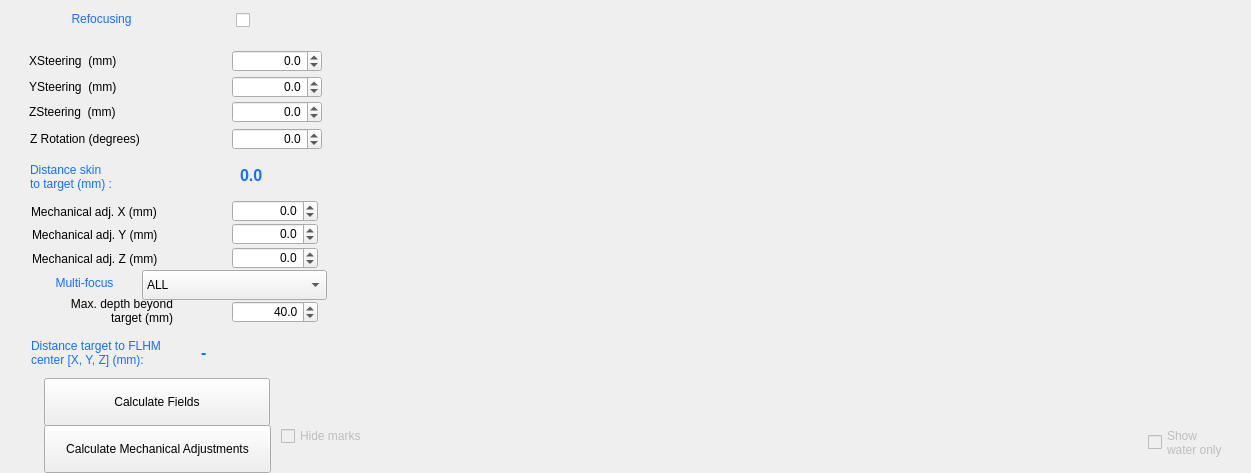
<?xml version="1.0" encoding="UTF-8"?>
<ui version="4.0">
 <class>Widget</class>
 <widget class="QWidget" name="Widget">
  <property name="geometry">
   <rect>
    <x>0</x>
    <y>0</y>
    <width>1251</width>
    <height>473</height>
   </rect>
  </property>
  <property name="windowTitle">
   <string>Widget</string>
  </property>
  <property name="styleSheet">
   <string notr="true"/>
  </property>
  <widget class="QLabel" name="label_20">
   <property name="geometry">
    <rect>
     <x>31</x>
     <y>202</y>
     <width>143</width>
     <height>20</height>
    </rect>
   </property>
   <property name="text">
    <string>Mechanical adj. X (mm)</string>
   </property>
  </widget>
  <widget class="QDoubleSpinBox" name="ZSteeringSpinBox">
   <property name="geometry">
    <rect>
     <x>232</x>
     <y>101</y>
     <width>90</width>
     <height>22</height>
    </rect>
   </property>
   <property name="alignment">
    <set>Qt::AlignmentFlag::AlignRight|Qt::AlignmentFlag::AlignTrailing|Qt::AlignmentFlag::AlignVCenter</set>
   </property>
   <property name="decimals">
    <number>1</number>
   </property>
   <property name="minimum">
    <double>-5.000000000000000</double>
   </property>
   <property name="maximum">
    <double>5.000000000000000</double>
   </property>
   <property name="singleStep">
    <double>0.100000000000000</double>
   </property>
   <property name="value">
    <double>0.000000000000000</double>
   </property>
  </widget>
  <widget class="QLabel" name="label_19">
   <property name="geometry">
    <rect>
     <x>29</x>
     <y>102</y>
     <width>143</width>
     <height>20</height>
    </rect>
   </property>
   <property name="text">
    <string>ZSteering  (mm)</string>
   </property>
  </widget>
  <widget class="QLabel" name="DistanceSkinLabel">
   <property name="geometry">
    <rect>
     <x>240</x>
     <y>160</y>
     <width>76</width>
     <height>31</height>
    </rect>
   </property>
   <property name="font">
    <font>
     <pointsize>12</pointsize>
     <bold>true</bold>
    </font>
   </property>
   <property name="styleSheet">
    <string notr="true">color:rgb(22, 110, 255)</string>
   </property>
   <property name="text">
    <string>0.0</string>
   </property>
   <property name="textInteractionFlags">
    <set>Qt::TextInteractionFlag::LinksAccessibleByMouse|Qt::TextInteractionFlag::TextSelectableByMouse</set>
   </property>
  </widget>
  <widget class="QLabel" name="label_21">
   <property name="geometry">
    <rect>
     <x>30</x>
     <y>161</y>
     <width>150</width>
     <height>31</height>
    </rect>
   </property>
   <property name="styleSheet">
    <string notr="true">color:rgb(22, 110, 255)</string>
   </property>
   <property name="text">
    <string>Distance skin
to target (mm) :</string>
   </property>
   <property name="indent">
    <number>0</number>
   </property>
  </widget>
  <widget class="QDoubleSpinBox" name="XMechanicSpinBox">
   <property name="geometry">
    <rect>
     <x>232</x>
     <y>200</y>
     <width>86</width>
     <height>22</height>
    </rect>
   </property>
   <property name="alignment">
    <set>Qt::AlignmentFlag::AlignRight|Qt::AlignmentFlag::AlignTrailing|Qt::AlignmentFlag::AlignVCenter</set>
   </property>
   <property name="decimals">
    <number>1</number>
   </property>
   <property name="minimum">
    <double>-10.000000000000000</double>
   </property>
   <property name="maximum">
    <double>10.000000000000000</double>
   </property>
   <property name="singleStep">
    <double>0.100000000000000</double>
   </property>
   <property name="value">
    <double>0.000000000000000</double>
   </property>
  </widget>
  <widget class="QLabel" name="label_23">
   <property name="geometry">
    <rect>
     <x>32</x>
     <y>225</y>
     <width>143</width>
     <height>20</height>
    </rect>
   </property>
   <property name="text">
    <string>Mechanical adj. Y (mm)</string>
   </property>
  </widget>
  <widget class="QDoubleSpinBox" name="YMechanicSpinBox">
   <property name="geometry">
    <rect>
     <x>232</x>
     <y>223</y>
     <width>86</width>
     <height>22</height>
    </rect>
   </property>
   <property name="alignment">
    <set>Qt::AlignmentFlag::AlignRight|Qt::AlignmentFlag::AlignTrailing|Qt::AlignmentFlag::AlignVCenter</set>
   </property>
   <property name="decimals">
    <number>1</number>
   </property>
   <property name="minimum">
    <double>-10.000000000000000</double>
   </property>
   <property name="maximum">
    <double>10.000000000000000</double>
   </property>
   <property name="singleStep">
    <double>0.100000000000000</double>
   </property>
   <property name="value">
    <double>0.000000000000000</double>
   </property>
  </widget>
  <widget class="QWidget" name="AcField_plot1" native="true">
   <property name="geometry">
    <rect>
     <x>343</x>
     <y>30</y>
     <width>868</width>
     <height>381</height>
    </rect>
   </property>
  </widget>
  <widget class="QLabel" name="ZMechaniclabel">
   <property name="geometry">
    <rect>
     <x>32</x>
     <y>249</y>
     <width>143</width>
     <height>20</height>
    </rect>
   </property>
   <property name="text">
    <string>Mechanical adj. Z (mm)</string>
   </property>
  </widget>
  <widget class="QDoubleSpinBox" name="ZMechanicSpinBox">
   <property name="geometry">
    <rect>
     <x>232</x>
     <y>247</y>
     <width>86</width>
     <height>22</height>
    </rect>
   </property>
   <property name="alignment">
    <set>Qt::AlignmentFlag::AlignRight|Qt::AlignmentFlag::AlignTrailing|Qt::AlignmentFlag::AlignVCenter</set>
   </property>
   <property name="decimals">
    <number>1</number>
   </property>
   <property name="minimum">
    <double>-90.000000000000000</double>
   </property>
   <property name="maximum">
    <double>90.000000000000000</double>
   </property>
   <property name="singleStep">
    <double>0.100000000000000</double>
   </property>
   <property name="value">
    <double>0.000000000000000</double>
   </property>
  </widget>
  <widget class="QCheckBox" name="RefocusingcheckBox">
   <property name="geometry">
    <rect>
     <x>223</x>
     <y>10</y>
     <width>27</width>
     <height>20</height>
    </rect>
   </property>
   <property name="font">
    <font>
     <pointsize>18</pointsize>
    </font>
   </property>
   <property name="layoutDirection">
    <enum>Qt::LayoutDirection::RightToLeft</enum>
   </property>
   <property name="text">
    <string/>
   </property>
  </widget>
  <widget class="QLabel" name="label_22">
   <property name="geometry">
    <rect>
     <x>30</x>
     <y>9</y>
     <width>143</width>
     <height>20</height>
    </rect>
   </property>
   <property name="styleSheet">
    <string notr="true">color:rgb(22, 110, 255)</string>
   </property>
   <property name="text">
    <string>Refocusing</string>
   </property>
   <property name="alignment">
    <set>Qt::AlignmentFlag::AlignCenter</set>
   </property>
  </widget>
  <widget class="QLabel" name="label_26">
   <property name="geometry">
    <rect>
     <x>30</x>
     <y>129</y>
     <width>143</width>
     <height>20</height>
    </rect>
   </property>
   <property name="text">
    <string>Z Rotation (degrees)</string>
   </property>
  </widget>
  <widget class="QDoubleSpinBox" name="ZRotationSpinBox">
   <property name="geometry">
    <rect>
     <x>232</x>
     <y>128</y>
     <width>90</width>
     <height>22</height>
    </rect>
   </property>
   <property name="alignment">
    <set>Qt::AlignmentFlag::AlignRight|Qt::AlignmentFlag::AlignTrailing|Qt::AlignmentFlag::AlignVCenter</set>
   </property>
   <property name="decimals">
    <number>1</number>
   </property>
   <property name="minimum">
    <double>-180.000000000000000</double>
   </property>
   <property name="maximum">
    <double>180.000000000000000</double>
   </property>
   <property name="singleStep">
    <double>5.000000000000000</double>
   </property>
   <property name="value">
    <double>0.000000000000000</double>
   </property>
  </widget>
  <widget class="QLabel" name="label_27">
   <property name="geometry">
    <rect>
     <x>20</x>
     <y>296</y>
     <width>153</width>
     <height>30</height>
    </rect>
   </property>
   <property name="text">
    <string>Max. depth beyond
target (mm)</string>
   </property>
   <property name="alignment">
    <set>Qt::AlignmentFlag::AlignRight|Qt::AlignmentFlag::AlignTrailing|Qt::AlignmentFlag::AlignVCenter</set>
   </property>
  </widget>
  <widget class="QDoubleSpinBox" name="MaxDepthSpinBox">
   <property name="geometry">
    <rect>
     <x>232</x>
     <y>301</y>
     <width>86</width>
     <height>22</height>
    </rect>
   </property>
   <property name="alignment">
    <set>Qt::AlignmentFlag::AlignRight|Qt::AlignmentFlag::AlignTrailing|Qt::AlignmentFlag::AlignVCenter</set>
   </property>
   <property name="decimals">
    <number>1</number>
   </property>
   <property name="minimum">
    <double>20.000000000000000</double>
   </property>
   <property name="maximum">
    <double>100.000000000000000</double>
   </property>
   <property name="singleStep">
    <double>1.000000000000000</double>
   </property>
   <property name="value">
    <double>40.000000000000000</double>
   </property>
  </widget>
  <widget class="QWidget" name="IsppaScrollBars" native="true">
   <property name="geometry">
    <rect>
     <x>405</x>
     <y>410</y>
     <width>730</width>
     <height>61</height>
    </rect>
   </property>
  </widget>
  <widget class="QCheckBox" name="ShowWaterResultscheckBox">
   <property name="enabled">
    <bool>false</bool>
   </property>
   <property name="geometry">
    <rect>
     <x>1148</x>
     <y>417</y>
     <width>93</width>
     <height>51</height>
    </rect>
   </property>
   <property name="text">
    <string>Show
water only</string>
   </property>
  </widget>
  <widget class="QCheckBox" name="HideMarkscheckBox">
   <property name="enabled">
    <bool>false</bool>
   </property>
   <property name="geometry">
    <rect>
     <x>281</x>
     <y>422</y>
     <width>97</width>
     <height>28</height>
    </rect>
   </property>
   <property name="text">
    <string>Hide marks</string>
   </property>
  </widget>
  <widget class="QLabel" name="MultifocusLabel">
   <property name="geometry">
    <rect>
     <x>13</x>
     <y>273</y>
     <width>143</width>
     <height>20</height>
    </rect>
   </property>
   <property name="styleSheet">
    <string notr="true">color:rgb(22, 110, 255)</string>
   </property>
   <property name="text">
    <string>Multi-focus</string>
   </property>
   <property name="alignment">
    <set>Qt::AlignmentFlag::AlignCenter</set>
   </property>
  </widget>
  <widget class="QComboBox" name="SelCombinationDropDown">
   <property name="geometry">
    <rect>
     <x>142</x>
     <y>270</y>
     <width>185</width>
     <height>30</height>
    </rect>
   </property>
   <item>
    <property name="text">
     <string>ALL</string>
    </property>
   </item>
  </widget>
  <widget class="QDoubleSpinBox" name="YSteeringSpinBox">
   <property name="geometry">
    <rect>
     <x>232</x>
     <y>76</y>
     <width>90</width>
     <height>22</height>
    </rect>
   </property>
   <property name="alignment">
    <set>Qt::AlignmentFlag::AlignRight|Qt::AlignmentFlag::AlignTrailing|Qt::AlignmentFlag::AlignVCenter</set>
   </property>
   <property name="decimals">
    <number>1</number>
   </property>
   <property name="minimum">
    <double>-5.000000000000000</double>
   </property>
   <property name="maximum">
    <double>5.000000000000000</double>
   </property>
   <property name="singleStep">
    <double>0.100000000000000</double>
   </property>
   <property name="value">
    <double>0.000000000000000</double>
   </property>
  </widget>
  <widget class="QLabel" name="label_28">
   <property name="geometry">
    <rect>
     <x>29</x>
     <y>77</y>
     <width>143</width>
     <height>20</height>
    </rect>
   </property>
   <property name="text">
    <string>YSteering  (mm)</string>
   </property>
  </widget>
  <widget class="QLabel" name="label_29">
   <property name="geometry">
    <rect>
     <x>29</x>
     <y>51</y>
     <width>143</width>
     <height>20</height>
    </rect>
   </property>
   <property name="text">
    <string>XSteering  (mm)</string>
   </property>
  </widget>
  <widget class="QDoubleSpinBox" name="XSteeringSpinBox">
   <property name="geometry">
    <rect>
     <x>232</x>
     <y>50</y>
     <width>90</width>
     <height>22</height>
    </rect>
   </property>
   <property name="alignment">
    <set>Qt::AlignmentFlag::AlignRight|Qt::AlignmentFlag::AlignTrailing|Qt::AlignmentFlag::AlignVCenter</set>
   </property>
   <property name="decimals">
    <number>1</number>
   </property>
   <property name="minimum">
    <double>-5.000000000000000</double>
   </property>
   <property name="maximum">
    <double>5.000000000000000</double>
   </property>
   <property name="singleStep">
    <double>0.100000000000000</double>
   </property>
   <property name="value">
    <double>0.000000000000000</double>
   </property>
  </widget>
  <widget class="QPushButton" name="CalculateMechAdj">
   <property name="geometry">
    <rect>
     <x>44</x>
     <y>425</y>
     <width>227</width>
     <height>48</height>
    </rect>
   </property>
   <property name="autoFillBackground">
    <bool>false</bool>
   </property>
   <property name="styleSheet">
    <string notr="true"/>
   </property>
   <property name="text">
    <string>Calculate Mechanical Adjustments</string>
   </property>
  </widget>
  <widget class="QPushButton" name="CalculateAcField">
   <property name="geometry">
    <rect>
     <x>44</x>
     <y>378</y>
     <width>226</width>
     <height>48</height>
    </rect>
   </property>
   <property name="autoFillBackground">
    <bool>false</bool>
   </property>
   <property name="styleSheet">
    <string notr="true"/>
   </property>
   <property name="text">
    <string>Calculate Fields</string>
   </property>
  </widget>
  <widget class="QLabel" name="DistanceTargetLabel">
   <property name="geometry">
    <rect>
     <x>201</x>
     <y>337</y>
     <width>135</width>
     <height>31</height>
    </rect>
   </property>
   <property name="font">
    <font>
     <pointsize>12</pointsize>
     <bold>true</bold>
    </font>
   </property>
   <property name="styleSheet">
    <string notr="true">color:rgb(22, 110, 255)</string>
   </property>
   <property name="text">
    <string>-</string>
   </property>
   <property name="textInteractionFlags">
    <set>Qt::TextInteractionFlag::LinksAccessibleByMouse|Qt::TextInteractionFlag::TextSelectableByMouse</set>
   </property>
  </widget>
  <widget class="QLabel" name="label_30">
   <property name="geometry">
    <rect>
     <x>31</x>
     <y>329</y>
     <width>164</width>
     <height>47</height>
    </rect>
   </property>
   <property name="styleSheet">
    <string notr="true">color:rgb(22, 110, 255)</string>
   </property>
   <property name="text">
    <string>Distance target to FLHM
center [X, Y, Z] (mm):</string>
   </property>
   <property name="indent">
    <number>0</number>
   </property>
  </widget>
 </widget>
 <tabstops>
  <tabstop>XSteeringSpinBox</tabstop>
  <tabstop>YSteeringSpinBox</tabstop>
  <tabstop>ZSteeringSpinBox</tabstop>
  <tabstop>ZRotationSpinBox</tabstop>
  <tabstop>XMechanicSpinBox</tabstop>
  <tabstop>YMechanicSpinBox</tabstop>
  <tabstop>ZMechanicSpinBox</tabstop>
  <tabstop>SelCombinationDropDown</tabstop>
  <tabstop>MaxDepthSpinBox</tabstop>
  <tabstop>ShowWaterResultscheckBox</tabstop>
  <tabstop>RefocusingcheckBox</tabstop>
  <tabstop>HideMarkscheckBox</tabstop>
 </tabstops>
 <resources/>
 <connections/>
</ui>
